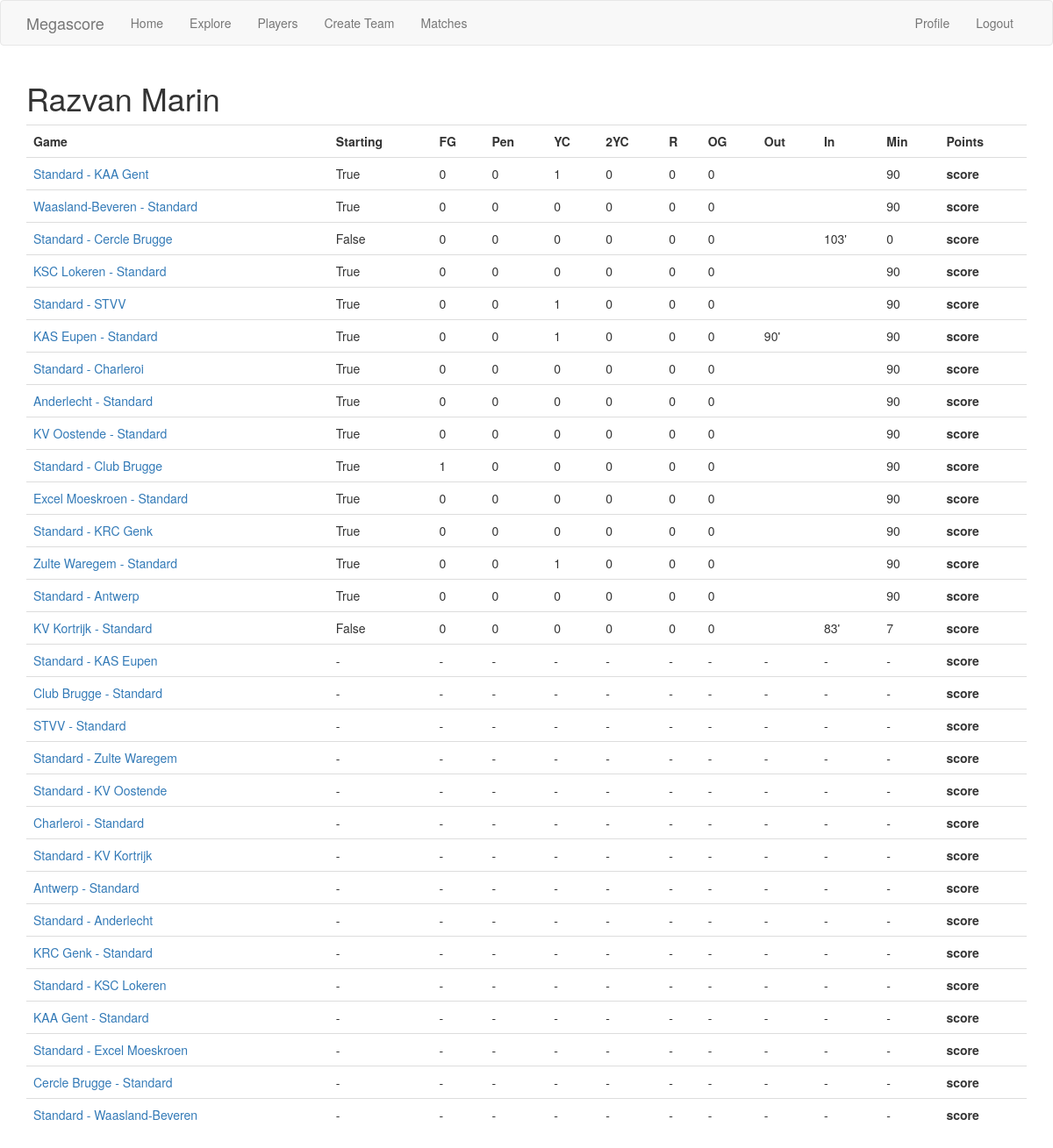
The page /players/74 (signed in) on the database as committed earlier.
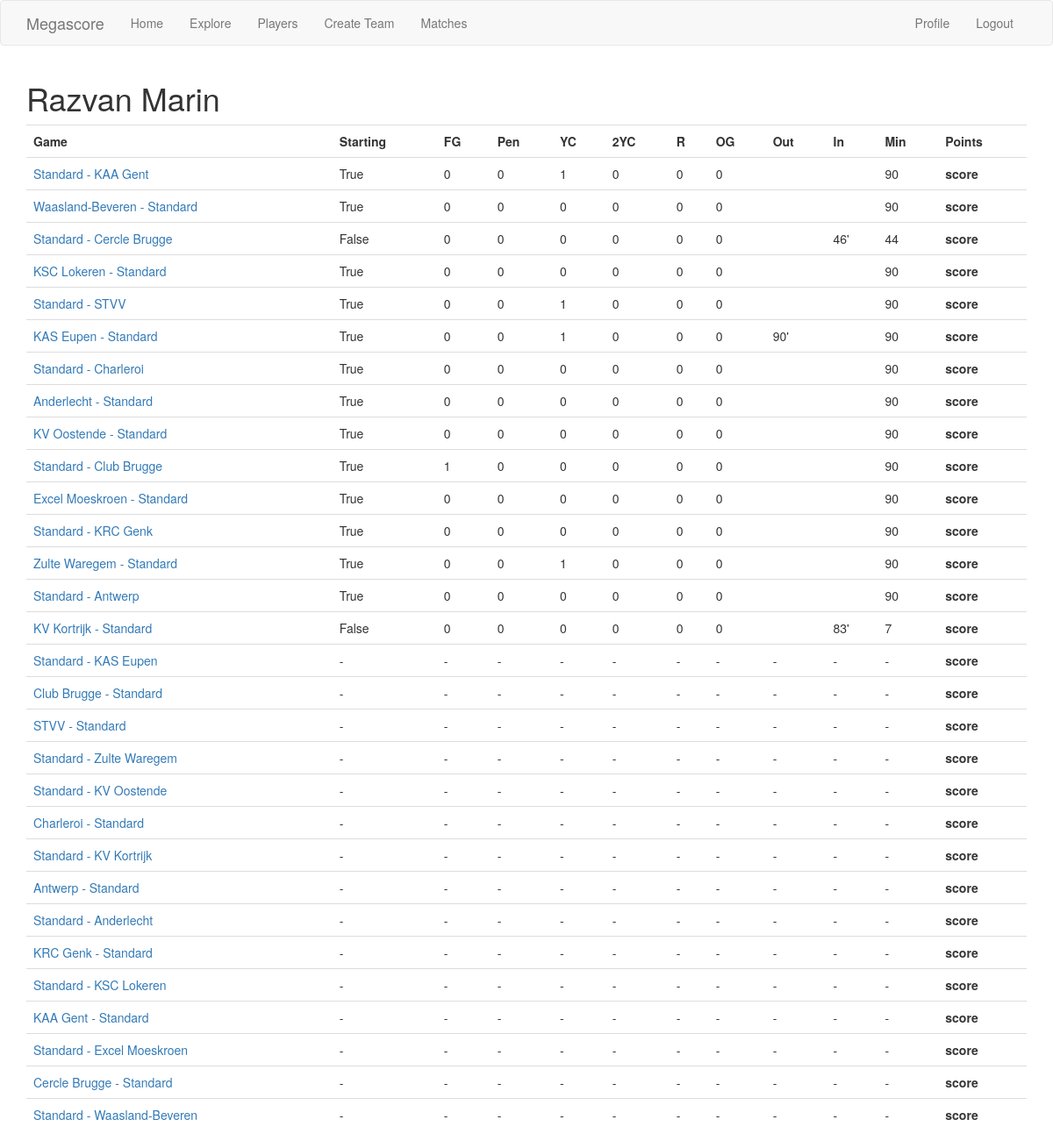
The same page on the database as committed later.
### app/models.py (models this page shows, shortened)
class Player(db.Model):
    id = db.Column(db.Integer, primary_key=True)
    name = db.Column(db.String(128), index=True, nullable=False)
    value = db.Column(db.Integer)
    team_id = db.Column(db.Integer, db.ForeignKey('team.id'))
    sporza_name = db.Column(db.String(128))
    team = db.relationship('Team', backref='players')
    def squad_appearance(self, match):
        try:
            return SquadAppearance.query.filter_by(player_id=self.id, match_id=match.id).one()
        except:
            return False

class Match(db.Model):
    id = db.Column(db.Integer, primary_key=True)
    matchday = db.Column(db.Integer, nullable=False)
    home_team_id = db.Column(db.Integer, db.ForeignKey('team.id'), nullable=False)
    away_team_id = db.Column(db.Integer, db.ForeignKey('team.id'), nullable=False)
    home_score = db.Column(db.Integer)
    away_score = db.Column(db.Integer)
    finished = db.Column(db.Boolean, default=False)
    home_team = db.relationship('Team', foreign_keys=[home_team_id], backref='home_matches')
    away_team = db.relationship('Team', foreign_keys=[away_team_id], backref='away_matches')

class Team(db.Model):
    id = db.Column(db.Integer, primary_key=True)
    teamname = db.Column(db.String(64), index=True, unique=True, nullable=False)

class Event(db.Model):
    id = db.Column(db.Integer, primary_key=True)
    match_id = db.Column(db.Integer, db.ForeignKey('match.id'))
    minute = db.Column(db.Integer, nullable=False)
    home = db.Column(db.Boolean)
    type = db.Column(db.String(10))
    match = db.relationship('Match', backref='events')
    __mapper_args__ = {
        'polymorphic_identity': 'event',
        'polymorphic_on': type
    }

### app/main/routes.py (the view)
@bp.route('/players/<player_id>')
@login_required
def player(player_id):
    player = Player.query.get(player_id)
    return render_template('player_detail.html', player=player)

### app/main/routes.py (called while the page is built)
@bp.before_app_request
def before_request():
    if current_user.is_authenticated:
        current_user.last_seen = datetime.utcnow()
        db.session.commit()

### app/models.py (called while the page is built)
@login.user_loader
def load_user(id):
    return User.query.get(int(id))

    def count_field_goals(self):
        return Goal.query.filter_by(scorer_id=self.player_id, match_id=self.match_id, goal_type='field_goal').count()

    def count_penalties_scored(self):
        return Goal.query.filter_by(scorer_id=self.player_id, match_id=self.match_id, goal_type='penalty_scored').count()

    def count_own_goals(self):
        return Goal.query.filter_by(scorer_id=self.player_id, match_id=self.match_id, goal_type='own_goal').count()

    def count_yellow_cards(self):
        return Card.query.filter_by(player_id=self.player_id, match_id=self.match_id, card_type='yellow').count()

    def count_second_yellow_cards(self):
        return Card.query.filter_by(player_id=self.player_id, match_id=self.match_id, card_type='second_yellow').count()

    def count_red_cards(self):
        return Card.query.filter_by(player_id=self.player_id, match_id=self.match_id, card_type='red').count()

    def get_subbed_out_minute(self):
        sub = Substitution.query.filter_by(player_out_id=self.player_id, match_id=self.match_id).first()
        if sub:
            return sub.minute
        else:
            return None

    def get_subbed_in_minute(self):
        sub = Substitution.query.filter_by(player_in_id=self.player_id, match_id=self.match_id).first()
        if sub:
            return sub.minute
        else:
            return None

    def minutes_played(self):
        if self.starting:
            if self.get_subbed_out_minute():
                return self.get_subbed_out_minute() if self.get_subbed_out_minute() < 90 else 90
            else:
                return 90
        else:
            if self.get_subbed_in_minute() and self.get_subbed_in_minute() < 90:
                if not self.get_subbed_out_minute():
                    return 90 - self.get_subbed_in_minute()
                else:
                    return self.get_subbed_out_minute() - self.get_subbed_in_minute()
            else:
                return 0

### app/templates/player_detail.html
{% extends 'base.html' %}
{% block app_content %}
<h1>{{ player.name }}</h1>
<table class="table table-hover">
    <tr>
        <th>Game</th>
        <th>Starting</th>
        <th>FG</th>
        <th>Pen</th>
        <th>YC</th>
        <th>2YC</th>
        <th>R</th>
        <th>OG</th>
        <th>Out</th>
        <th>In</th>
        <th>Min</th>
        <th>Points</th>
    </tr>
    {% for match in (player.team.home_matches + player.team.away_matches)|sort(attribute='id') %}
        <tr>
            <td><a href="/matches/{{ match.id }}">{{ match.home_team.teamname }} - {{ match.away_team.teamname }}</a></td>
            {% if player.squad_appearance(match) in match.squads %}
            <td>{{ player.squad_appearance(match).starting }}</td>
            <td>{{ player.squad_appearance(match).count_field_goals() }}</td>
            <td>{{ player.squad_appearance(match).count_penalties_scored() }}</td>
            <td>{{ player.squad_appearance(match).count_yellow_cards() }}</td>
            <td>{{ player.squad_appearance(match).count_second_yellow_cards() }}</td>
            <td>{{ player.squad_appearance(match).count_red_cards() }}</td>
            <td>{{ player.squad_appearance(match).count_own_goals() }}</td>
            <td>
                {% if player.squad_appearance(match).get_subbed_out_minute() != None %}
                    {{ player.squad_appearance(match).get_subbed_out_minute() }}'
                {% endif %}
            </td>
            <td>
                {% if player.squad_appearance(match).get_subbed_in_minute() != None %}
                    {{ player.squad_appearance(match).get_subbed_in_minute() }}'
                {% endif %}
            </td>
            <td>
                {{ player.squad_appearance(match).minutes_played() }}
            </td>
            <td><strong>score</strong></td>
            {% else %}
            <td>-</td>
            <td>-</td>
            <td>-</td>
            <td>-</td>
            <td>-</td>
            <td>-</td>
            <td>-</td>
            <td>-</td>
            <td>-</td>
            <td>-</td>
            <td><strong>score</strong></td>
            {% endif %}
        </tr>
    {% endfor %}
</table>
{% endblock %}

### app/templates/base.html (shortened to what this page needs)
{% extends 'bootstrap/base.html' %}
{% block navbar %}
    <nav class="navbar navbar-default">
        <div class="container">
            <div class="navbar-header">
                <a class="navbar-brand" href="{{ url_for('main.index') }}">Megascore</a>
            </div>
            <div class="collapse navbar-collapse" id="bs-example-navbar-collapse-1">
                <ul class="nav navbar-nav">
                    <li><a href="{{ url_for('main.index') }}">Home</a></li>
                    <li><a href="{{ url_for('main.explore') }}">Explore</a></li>
                    <li><a href="{{ url_for('main.view_players') }}">Players</a></li>
                    <li><a href="{{ url_for('main.create_team') }}">Create Team</a></li>
                    <li><a href="{{ url_for('main.matches') }}">Matches</a></li>
                </ul>
                <ul class="nav navbar-nav navbar-right">
                    {% if current_user.is_anonymous %}
                    <li><a href="{{ url_for('auth.login') }}">Login</a></li>
                    {% else %}
                    <li><a href="{{ url_for('main.user', username=current_user.username) }}">Profile</a></li>
                    <li><a href="{{ url_for('auth.logout') }}">Logout</a></li>
                    {% endif %}
                </ul>
            </div>
        </div>
    </nav>
{% endblock %}
{% block content %}
    <div class="container">
        {% block app_content %}{% endblock %}
    </div>
{% endblock %}
{% block styles %}
    {{super()}}
{% endblock %}

Rows that differ between the two databases and show on the page:
changed Event (number 1 of 3 on the later page): squad_appearance "103" → "46"; squad_appearance "0" → "44"
